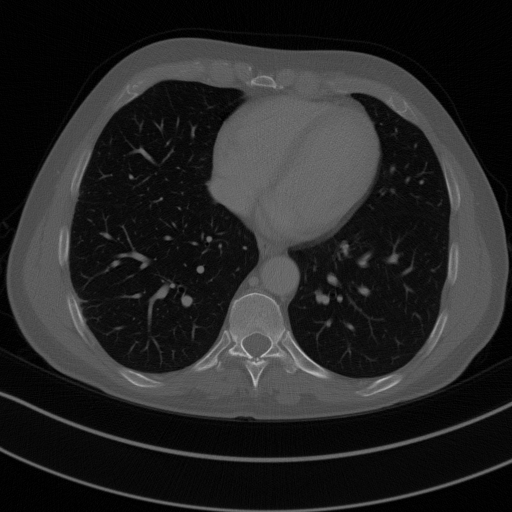
#> input picture chapters/introduction/scripts/ct/anatomy.png, 512 x 512 px
$ python radon.py
#> lines starting #> are read from the running program, lines starting #| are printed output that depends on the picture; long printed decimals are rounded
import imageio.v3 as iio
import numpy as np
from skimage.transform import radon

image = iio.imread('./anatomy.png') / 255.
#> image: shape (512, 512) float64; min 0, max 0.769, mean 0.149
print(image.shape, image.max())
#| (512, 512) 0.7686
theta = np.linspace(0.0, 180.0, 256, endpoint=False)
sinogram = radon(image, theta=theta)
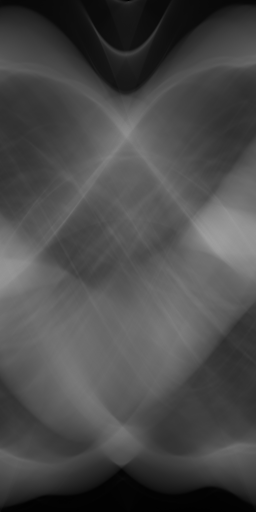
#> sinogram: shape (512, 256) float64; min 0, max 158.8, mean 74.8
sinogram = (sinogram - sinogram.min()) / (sinogram.max() - sinogram.min())
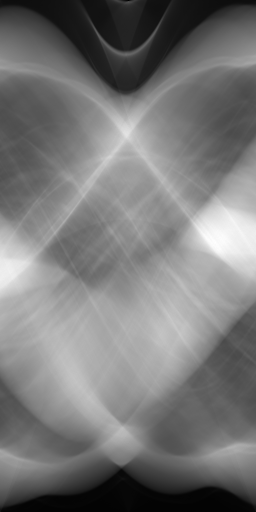
#> sinogram: shape (512, 256) float64; min 0, max 1, mean 0.471
sinogram *= 255
sinogram = sinogram.astype(np.uint8)
iio.imwrite('./sinogram.png', sinogram)
